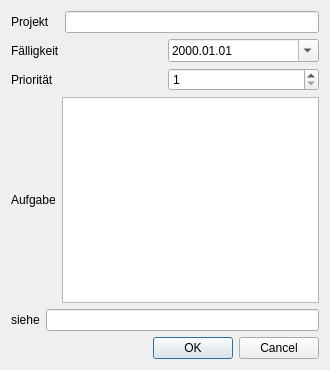
<?xml version="1.0" encoding="UTF-8"?>
<ui version="4.0">
 <class>editItemDialog</class>
 <widget class="QDialog" name="editItemDialog">
  <property name="geometry">
   <rect>
    <x>0</x>
    <y>0</y>
    <width>330</width>
    <height>370</height>
   </rect>
  </property>
  <property name="windowTitle">
   <string>Dialog</string>
  </property>
  <layout class="QVBoxLayout" name="verticalLayout_3">
   <item>
    <layout class="QVBoxLayout" name="verticalLayout_2">
     <item>
      <layout class="QVBoxLayout" name="verticalLayout">
       <item>
        <layout class="QHBoxLayout" name="horizontalLayout">
         <item>
          <widget class="QLabel" name="labelProject">
           <property name="text">
            <string>Projekt   </string>
           </property>
          </widget>
         </item>
         <item>
          <widget class="QLineEdit" name="editProject"/>
         </item>
        </layout>
       </item>
       <item>
        <layout class="QHBoxLayout" name="horizontalLayout_2">
         <item>
          <widget class="QLabel" name="labelDate">
           <property name="text">
            <string>Fälligkeit</string>
           </property>
          </widget>
         </item>
         <item>
          <widget class="QDateEdit" name="editDueDate">
           <property name="displayFormat">
            <string>yyyy.MM.dd</string>
           </property>
           <property name="calendarPopup">
            <bool>true</bool>
           </property>
          </widget>
         </item>
        </layout>
       </item>
       <item>
        <layout class="QHBoxLayout" name="horizontalLayout_3">
         <item>
          <widget class="QLabel" name="labelPriority">
           <property name="text">
            <string>Priorität</string>
           </property>
          </widget>
         </item>
         <item>
          <widget class="QSpinBox" name="editPriority">
           <property name="minimum">
            <number>1</number>
           </property>
           <property name="maximum">
            <number>3</number>
           </property>
          </widget>
         </item>
        </layout>
       </item>
       <item>
        <layout class="QHBoxLayout" name="horizontalLayout_4">
         <item>
          <widget class="QLabel" name="labelTask">
           <property name="text">
            <string>Aufgabe</string>
           </property>
          </widget>
         </item>
         <item>
          <widget class="QTextEdit" name="editTask">
           <property name="maximumSize">
            <size>
             <width>16777215</width>
             <height>16777215</height>
            </size>
           </property>
           <property name="html">
            <string>&lt;!DOCTYPE HTML PUBLIC &quot;-//W3C//DTD HTML 4.0//EN&quot; &quot;http://www.w3.org/TR/REC-html40/strict.dtd&quot;&gt;
&lt;html&gt;&lt;head&gt;&lt;meta name=&quot;qrichtext&quot; content=&quot;1&quot; /&gt;&lt;style type=&quot;text/css&quot;&gt;
p, li { white-space: pre-wrap; }
&lt;/style&gt;&lt;/head&gt;&lt;body style=&quot; font-family:'Ubuntu'; font-size:11pt; font-weight:400; font-style:normal;&quot;&gt;
&lt;p style=&quot;-qt-paragraph-type:empty; margin-top:0px; margin-bottom:0px; margin-left:0px; margin-right:0px; -qt-block-indent:0; text-indent:0px;&quot;&gt;&lt;br /&gt;&lt;/p&gt;&lt;/body&gt;&lt;/html&gt;</string>
           </property>
          </widget>
         </item>
        </layout>
       </item>
       <item>
        <layout class="QHBoxLayout" name="horizontalLayout_5">
         <item>
          <widget class="QLabel" name="labelTaskInfo">
           <property name="text">
            <string>siehe</string>
           </property>
          </widget>
         </item>
         <item>
          <widget class="QLineEdit" name="editTaskInfo"/>
         </item>
        </layout>
       </item>
      </layout>
     </item>
     <item>
      <widget class="QDialogButtonBox" name="editItemButtonBox">
       <property name="orientation">
        <enum>Qt::Horizontal</enum>
       </property>
       <property name="standardButtons">
        <set>QDialogButtonBox::Cancel|QDialogButtonBox::Ok</set>
       </property>
      </widget>
     </item>
    </layout>
   </item>
  </layout>
 </widget>
 <resources/>
 <connections/>
</ui>
